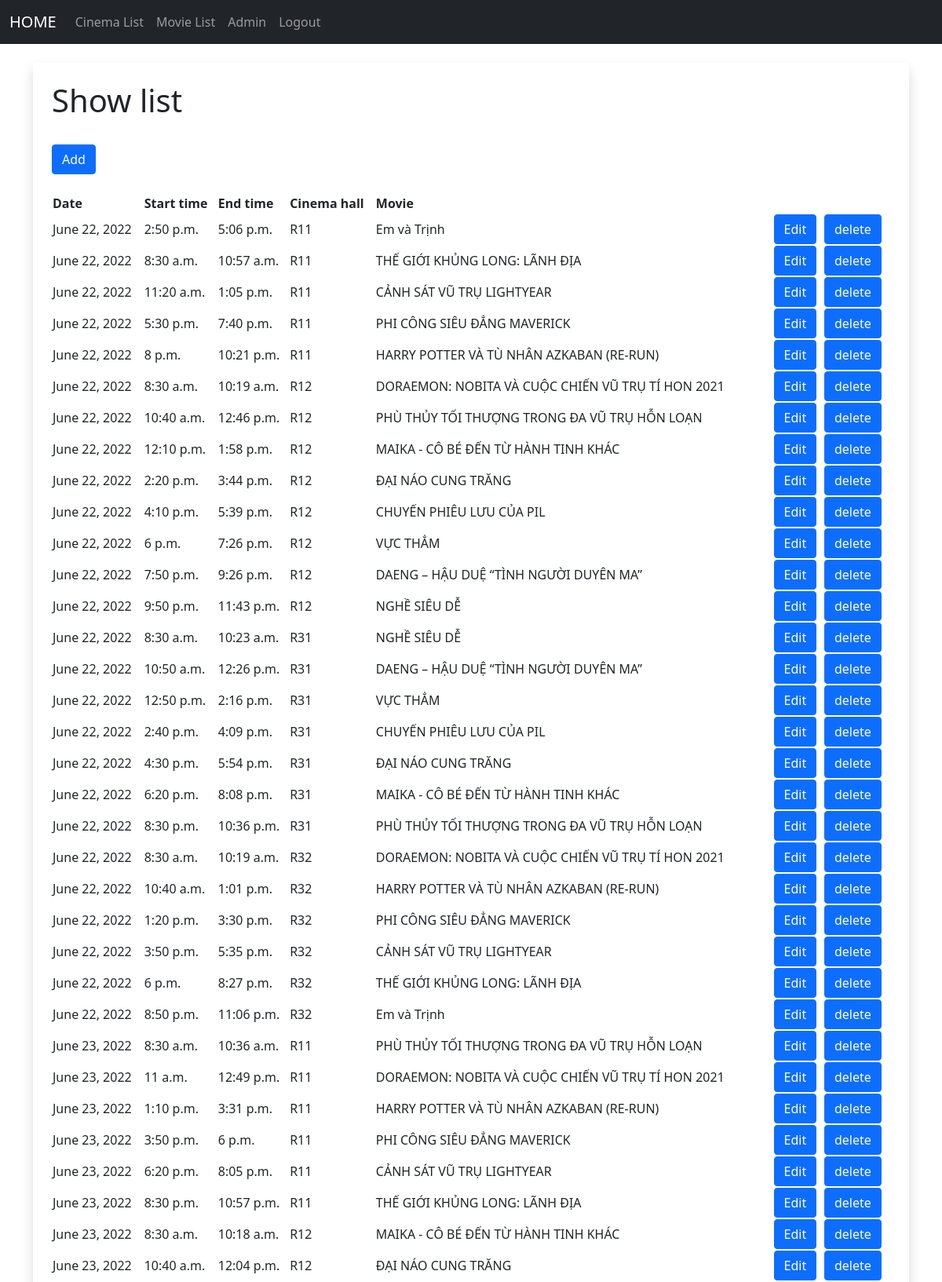
Page /show_list (signed in, upper part) on the committed database.
### members/models.py (models this page shows, shortened)
class Show(models.Model):
    date = models.DateField()
    start_time = models.TimeField()
    end_time = models.TimeField()
    cinema_hall_id = models.ForeignKey(Cinema_Hall, on_delete=models.CASCADE)
    movie_id = models.ForeignKey(Movie, on_delete=models.CASCADE)

class Cinema_Hall(models.Model):
    name = models.CharField(max_length=64)
    total_seats = models.IntegerField()
    cinema_id = models.ForeignKey(Cinema, on_delete=models.CASCADE)
    def __str__(self):
        return self.name

class Movie(models.Model):
    title = models.CharField(max_length=256)
    image = models.ImageField(upload_to = "images/")
    description = models.CharField(max_length=512)
    duration = models.IntegerField()
    released_date = models.DateField()
    genre = models.CharField(max_length=256)
    def __str__(self):
        return self.title

### members/views.py (the view)
# urls.py: path('show_list', views.get_all_show, name='show_list'),
def get_all_show(request):
    show_list = Show.objects.all()
    return render(request, 'ui/show_list.html', {'show_list':show_list})

### members/templates/ui/show_list.html (shortened to what this page needs)
{% extends 'ui/base.html' %}
{% block content %}
{% if user.is_superuser %}
	<div class="shadow p-4 mb-5 bg-body rounded">
	<h1>Show list</h1>
    <br/>
    <a href="{% url 'add_show' %}" class="btn btn-primary" role="button">Add</a>
    <br/>
<br/>
<div class="container">
  <div class="row">
    <table>
    <tr>
        <th>Date</th>
        <th>Start time</th>
        <th>End time</th>
        <th>Cinema hall</th>
        <th>Movie</th>
    </tr>
      {% for show in show_list %}
    <tr>
        <td>
          {{show.date}}
        </td>
        <td>
            {{show.start_time}}
        </td>
        <td>
            {{show.end_time}}
        </td>
        <td>
            {{show.cinema_hall_id}}
        </td>
        <td>
            {{show.movie_id}}
        </td>
        <td>
          <a href="{% url 'edit_show' show.id %}" class="btn btn-primary" role="button">Edit</a>
        </td>
        <td>
          <a href="{% url 'delete_show' show.id %}" class="btn btn-primary" role="button">delete</a>
        </td>
    </tr>
      {% endfor %}
    </table>
  </div>
</div>
<br/><br/>
{%else%}
<center>
    <h1>Sorry you don't have permission to access this page</h1>
    </center>
{% endif %}
{% endblock %}

### rows in the picture
Show: date "June 22, 2022", start_time "2:50 p.m.", end_time "5:06 p.m.", cinema_hall_id "R11", movie_id "Em và Trịnh"
Show: date "June 22, 2022", start_time "8:30 a.m.", end_time "10:57 a.m.", cinema_hall_id "R11", movie_id "THẾ GIỚI KHỦNG LONG: LÃNH ĐỊA"
Show: date "June 22, 2022", start_time "11:20 a.m.", end_time "1:05 p.m.", cinema_hall_id "R11", movie_id "CẢNH SÁT VŨ TRỤ LIGHTYEAR"
Show: date "June 22, 2022", start_time "5:30 p.m.", end_time "7:40 p.m.", cinema_hall_id "R11", movie_id "PHI CÔNG SIÊU ĐẲNG MAVERICK"
Show: date "June 22, 2022", start_time "8 p.m.", end_time "10:21 p.m.", cinema_hall_id "R11", movie_id "HARRY POTTER VÀ TÙ NHÂN AZKABAN (RE-RUN)"
Show: date "June 22, 2022", start_time "8:30 a.m.", end_time "10:19 a.m.", cinema_hall_id "R12", movie_id "DORAEMON: NOBITA VÀ CUỘC CHIẾN VŨ TRỤ TÍ HON 2021"
Show: date "June 22, 2022", start_time "10:40 a.m.", end_time "12:46 p.m.", cinema_hall_id "R12", movie_id "PHÙ THỦY TỐI THƯỢNG TRONG ĐA VŨ TRỤ HỖN LOẠN"
Show: date "June 22, 2022", start_time "12:10 p.m.", end_time "1:58 p.m.", cinema_hall_id "R12", movie_id "MAIKA - CÔ BÉ ĐẾN TỪ HÀNH TINH KHÁC"
Show: date "June 22, 2022", start_time "2:20 p.m.", end_time "3:44 p.m.", cinema_hall_id "R12", movie_id "ĐẠI NÁO CUNG TRĂNG"
Show: date "June 22, 2022", start_time "4:10 p.m.", end_time "5:39 p.m.", cinema_hall_id "R12", movie_id "CHUYẾN PHIÊU LƯU CỦA PIL"
Show: date "June 22, 2022", start_time "6 p.m.", end_time "7:26 p.m.", cinema_hall_id "R12", movie_id "VỰC THẲM"
Show: date "June 22, 2022", start_time "7:50 p.m.", end_time "9:26 p.m.", cinema_hall_id "R12", movie_id "DAENG – HẬU DUỆ “TÌNH NGƯỜI DUYÊN MA”"
Show: date "June 22, 2022", start_time "9:50 p.m.", end_time "11:43 p.m.", cinema_hall_id "R12", movie_id "NGHỀ SIÊU DỄ"
Show: date "June 22, 2022", start_time "8:30 a.m.", end_time "10:23 a.m.", cinema_hall_id "R31", movie_id "NGHỀ SIÊU DỄ"
Show: date "June 22, 2022", start_time "10:50 a.m.", end_time "12:26 p.m.", cinema_hall_id "R31", movie_id "DAENG – HẬU DUỆ “TÌNH NGƯỜI DUYÊN MA”"
Show: date "June 22, 2022", start_time "12:50 p.m.", end_time "2:16 p.m.", cinema_hall_id "R31", movie_id "VỰC THẲM"
Show: date "June 22, 2022", start_time "2:40 p.m.", end_time "4:09 p.m.", cinema_hall_id "R31", movie_id "CHUYẾN PHIÊU LƯU CỦA PIL"
Show: date "June 22, 2022", start_time "4:30 p.m.", end_time "5:54 p.m.", cinema_hall_id "R31", movie_id "ĐẠI NÁO CUNG TRĂNG"
Show: date "June 22, 2022", start_time "6:20 p.m.", end_time "8:08 p.m.", cinema_hall_id "R31", movie_id "MAIKA - CÔ BÉ ĐẾN TỪ HÀNH TINH KHÁC"
Show: date "June 22, 2022", start_time "8:30 p.m.", end_time "10:36 p.m.", cinema_hall_id "R31", movie_id "PHÙ THỦY TỐI THƯỢNG TRONG ĐA VŨ TRỤ HỖN LOẠN"
Show: date "June 22, 2022", start_time "8:30 a.m.", end_time "10:19 a.m.", cinema_hall_id "R32", movie_id "DORAEMON: NOBITA VÀ CUỘC CHIẾN VŨ TRỤ TÍ HON 2021"
Show: date "June 22, 2022", start_time "10:40 a.m.", end_time "1:01 p.m.", cinema_hall_id "R32", movie_id "HARRY POTTER VÀ TÙ NHÂN AZKABAN (RE-RUN)"
Show: date "June 22, 2022", start_time "1:20 p.m.", end_time "3:30 p.m.", cinema_hall_id "R32", movie_id "PHI CÔNG SIÊU ĐẲNG MAVERICK"
Show: date "June 22, 2022", start_time "3:50 p.m.", end_time "5:35 p.m.", cinema_hall_id "R32", movie_id "CẢNH SÁT VŨ TRỤ LIGHTYEAR"
Show: date "June 22, 2022", start_time "6 p.m.", end_time "8:27 p.m.", cinema_hall_id "R32", movie_id "THẾ GIỚI KHỦNG LONG: LÃNH ĐỊA"
Show: date "June 22, 2022", start_time "8:50 p.m.", end_time "11:06 p.m.", cinema_hall_id "R32", movie_id "Em và Trịnh"
Show: date "June 23, 2022", start_time "8:30 a.m.", end_time "10:36 a.m.", cinema_hall_id "R11", movie_id "PHÙ THỦY TỐI THƯỢNG TRONG ĐA VŨ TRỤ HỖN LOẠN"
Show: date "June 23, 2022", start_time "11 a.m.", end_time "12:49 p.m.", cinema_hall_id "R11", movie_id "DORAEMON: NOBITA VÀ CUỘC CHIẾN VŨ TRỤ TÍ HON 2021"
Show: date "June 23, 2022", start_time "1:10 p.m.", end_time "3:31 p.m.", cinema_hall_id "R11", movie_id "HARRY POTTER VÀ TÙ NHÂN AZKABAN (RE-RUN)"
Show: date "June 23, 2022", start_time "3:50 p.m.", end_time "6 p.m.", cinema_hall_id "R11", movie_id "PHI CÔNG SIÊU ĐẲNG MAVERICK"
Show: date "June 23, 2022", start_time "6:20 p.m.", end_time "8:05 p.m.", cinema_hall_id "R11", movie_id "CẢNH SÁT VŨ TRỤ LIGHTYEAR"
Show: date "June 23, 2022", start_time "8:30 p.m.", end_time "10:57 p.m.", cinema_hall_id "R11", movie_id "THẾ GIỚI KHỦNG LONG: LÃNH ĐỊA"
Show: date "June 23, 2022", start_time "8:30 a.m.", end_time "10:18 a.m.", cinema_hall_id "R12", movie_id "MAIKA - CÔ BÉ ĐẾN TỪ HÀNH TINH KHÁC"
Show: date "June 23, 2022", start_time "10:40 a.m.", end_time "12:04 p.m.", cinema_hall_id "R12", movie_id "ĐẠI NÁO CUNG TRĂNG"
